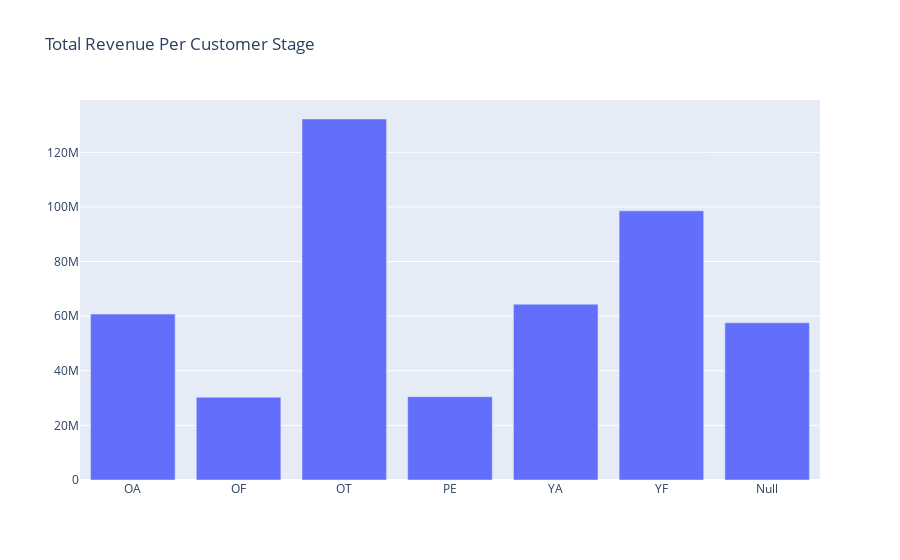

The cell this chart's notebook holds for it:
### Code cell
#plot
plot_data = [
    go.Bar(
        x=cstage_sum_rvn['cust_stage'],
        y=cstage_sum_rvn['revenue'],
    )
]

plot_layout = go.Layout(
        xaxis={"type": "category"},
        title='Total Revenue Per Customer Stage'
    )

fig = go.Figure(data=plot_data, layout=plot_layout)
pyoff.iplot(fig)

### Figure 1 — Plotly figure (JSON) as saved in the notebook; plotly's stock layout.template omitted (floating-point values rounded to 4 significant figures)
{"data": [{"type": "bar", "x": ["OA", "OF", "OT", "PE", "YA", "YF", "Null"], "y": [60750000.0, 30320000.0, 132200000.0, 30510000.0, 64370000.0, 98570000.0, 57560000.0]}], "layout": {"title": {"text": "Total Revenue Per Customer Stage"}, "xaxis": {"type": "category"}}}
